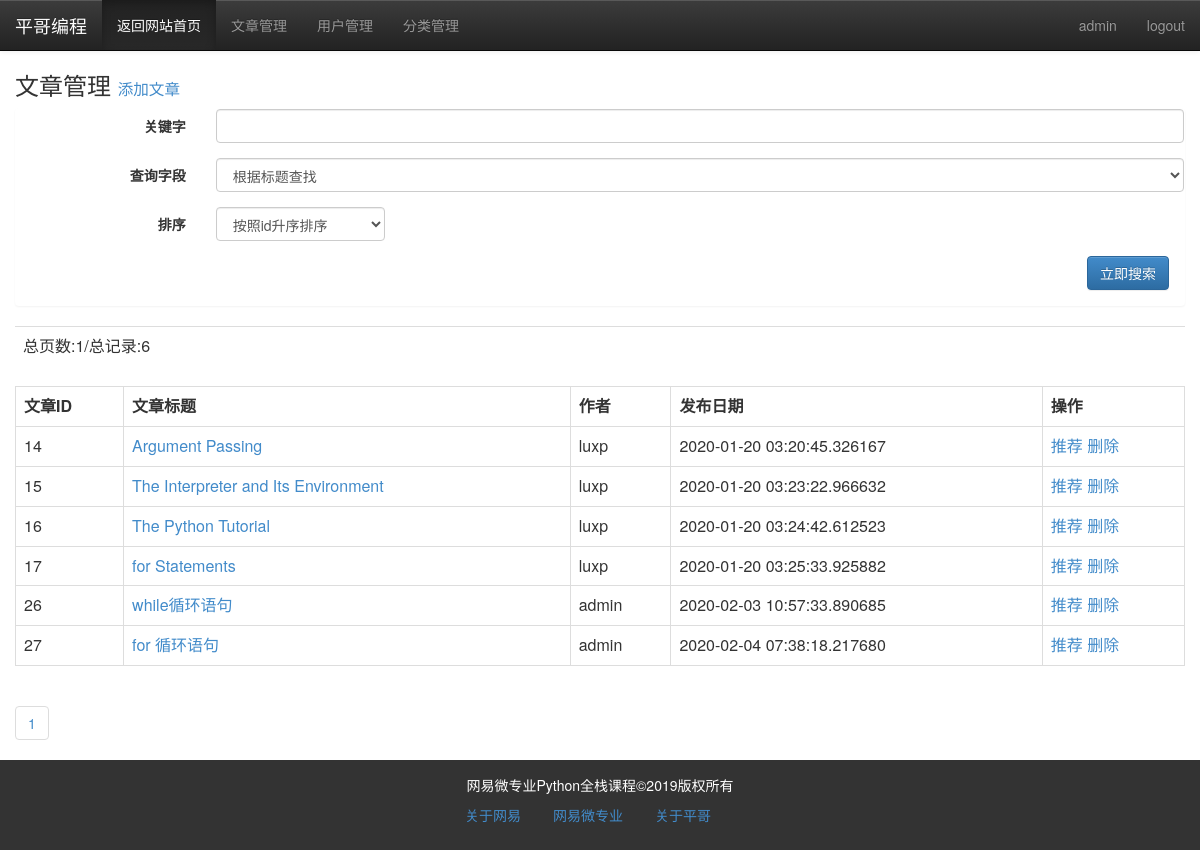
The page /admin/article/list (signed in) on the database its author committed.
### models.py (models this page shows)
class Article(db.Model):
    id = db.Column(db.Integer, primary_key=True)
    title = db.Column(db.String)
    thumb = db.Column(db.String)
    intro = db.Column(db.String)
    content = db.Column(db.Text)
    author = db.Column(db.String)
    is_recommend = db.Column(db.Integer)
    pubdate = db.Column(db.DateTime, default=datetime.utcnow)
    cate_id = db.Column(db.Integer, db.ForeignKey("category.cate_id"))

### admin/article.py (the view)
@admin_app.route("/article/list/<int:page>", methods=['get', "post"])
@admin_app.route("/article/list", defaults={"page":1},methods=['get', "post"])
def article_list(page):
    if request.method == "POST":
        q = request.form['q']
        condition = {request.form['field']:q}
        if request.form['field'] == "title":
            condition = Article.title.like('%%%s%%' % q)
        else:
            condition = Article.content.like('%%%s%%' % q)
        if request.form['order'] == "1":
            order = Article.id.asc()
        else:
            order = Article.id.desc()
        res = Article.query.filter(condition)\
                                .order_by(order)\
                                .paginate(page, 10)
    else:
        res = Article.query.paginate(page,10)
    articles = res.items
    pageList = res.iter_pages()
    pages = res.pages
    total = res.total
    return render_template("admin/article/article_list.html", articles=articles,
                           pageList=pageList,
                           pages=pages,
                           total=total
                           )

### admin/admin_app.py (called while the page is built)
@admin_app.before_request
@login_required
def is_admin():
    print(session['user'])
    if session['user'] != "admin":
        return redirect(url_for("login"))

### app.py (called while the page is built)
@app.context_processor
def account():
    username = session.get('user')
    return {"username":username}

@app.context_processor
def getCateList():
    cates = Category.query.all()
    return {"cates":cates}

### libs.py (called while the page is built)
def login_required(func):
    @wraps(func)
    def decorator_nest(*args, **kwargs):
        if not "user" in session:
            return redirect(url_for("login"))
        else:
            print(func)
            return func(*args, **kwargs)
    return decorator_nest

### templates/admin/article/article_list.html (shortened to what this page needs)
{% extends "admin/admin_base.html" %}
{% block content %}
		<div class="container-fluid">
			<div class="row">
				<div class="col-md-12">
                    <h3>文章管理
                    <small>
                            <a href="{{ url_for("admin_app.article_post") }}">
                                添加文章
                            </a>
                        </small>
                    </h3>
                    <div class="panel">
                        <form action=""  method="post" class="form-horizontal" >
                            <div class="form-group">
                                <label for="q" class="col-xs-2 control-label">关键字</label>
                                <div class="col-xs-10">
                                    <input type="text" name="q" class="form-control">
                                </div>
                            </div>
                            <div class="form-group">
                                <label for="field" class="col-xs-2 control-label">查询字段</label>
                                <div class="col-xs-10">
                                    <select name="field" class="form-control">
                                        <option value="title">根据标题查找</option>
                                    </select>
                                </div>
                            </div>
                            <div class="form-group">
                                <label for="排序" class="col-xs-2 control-label">排序</label>
                                <div class="col-xs-2">
                                   <select name="order" class="form-control">
                                        <option value="1" checked>按照id升序排序</option>
                                    </select>
                                </div>
                            </div>
                            <div class="form-group ">
                                <input type="submit" name="search" class="btn btn-primary pull-right" value="立即搜索">
                            </div>
                        </form>
                    </div>
                    <table class="table">
                        <tr>
                            <td>总页数:{{ pages }}/总记录:{{ total }}</td>
                        </tr>
                    </table>
					<table class="table table-bordered ">
                        <tr>
                            <th>文章ID</th>
                            <th>文章标题</th>
                            <th>作者</th>
                            <th>发布日期</th>
                            <th>操作</th>
                        </tr>
                        {% for article in articles %}
                        <tr id="article_{{ article.id }}">
                            <td>{{ article.id }}</td>
                            <td><a href="{{ url_for("article_app.view", article_id=article.id) }}" target="_blank">{{ article.title }}</a></td>
                            <td>{{ article.author }}</td>
                            <td>{{ article.pubdate }}</td>
                            <td>
                                <a href="javascript:recommend_article({{ article.id }});"  >推荐</a>
                                <a href="javascript:del_article({{ article.id }});" >删除</a>
                            </td>
                        </tr>
                        {% endfor %}
                    </table>
					<ul class="pagination">
                        {% for page in pageList %}
                            {% if page!=None %}
						<li><a href="{{ url_for("admin_app.article_list", page=page) }}">{{ page }}</a></li>
                            {% else %}
                            <li><a href="#">...</a></li>
                            {% endif %}
						{% endfor %}
					</ul>
				</div>
				</div>
			</div>
{% endblock %}

### rows shown on the page
Article: id "14", title "Argument Passing", author "luxp", pubdate "2020-01-20 03:20:45.326167"
Article: id "15", title "The Interpreter and Its Environment", author "luxp", pubdate "2020-01-20 03:23:22.966632"
Article: id "16", title "The Python Tutorial", author "luxp", pubdate "2020-01-20 03:24:42.612523"
Article: id "17", title "for Statements", author "luxp", pubdate "2020-01-20 03:25:33.925882"
Article: id "26", title "while循环语句", author "admin", pubdate "2020-02-03 10:57:33.890685"
Article: id "27", title "for 循环语句", author "admin", pubdate "2020-02-04 07:38:18.217680"

### other values the page prints
{{ username }} "admin"
{{ pages }} "1"
{{ total }} "6"
{{ page }} "1"
